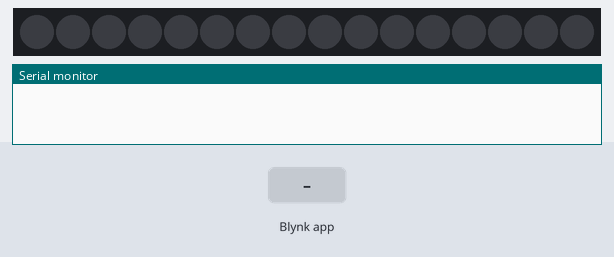
The program below on a simulated ESP8266 (Wemos D1 mini). Shown: 16 RGB LEDs in strip order, left to right, the last lines printed to the serial monitor. The inputs (shaded band) are chosen by the test bench. Dim RGB values are drawn brighter than linear; WiFi joins after 1.5 s; servers stay silent unless stated.

Above: at 3.0 s.
3.1 s: Blynk app writes 0 to V0
4.6 s: Blynk app writes 1 to V0
6.1 s: Blynk app writes 200 to V1
At 6.4 s:
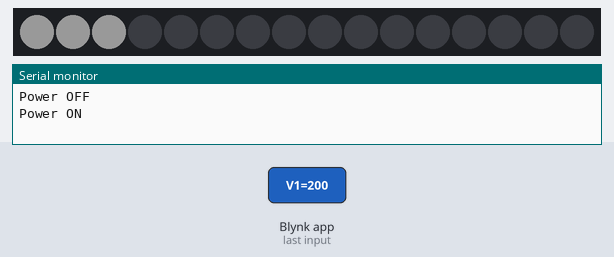
At 8.8 s:
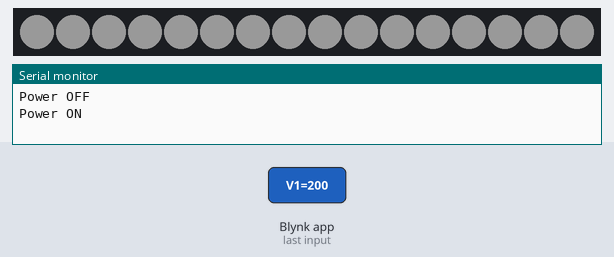
9.1 s: Blynk app writes 1 to V2
At 10.0 s:
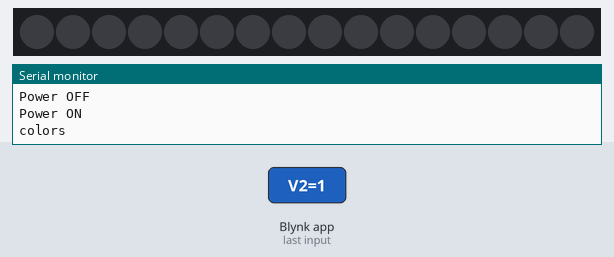
Timing chart, 0 to 12.1 s (numbered marks = the images above; inputs shaded):
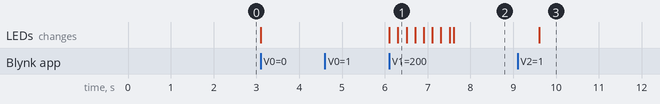

The program:

main.cpp
```cpp
/*******************************************************************
    The sketch uses the Blynk library to control the colors.

    MakeITModena
 *******************************************************************/
#define BLYNK_PRINT Serial

#include <Arduino.h>
#include <BlynkSimpleEsp8266.h>
#include <ESP8266WiFi.h>
#include <FastLED.h>

// --- FastLed ---
#define NUM_LEDS 16  // remeber, use an external power (battery) if u want to use leds>10
#define DATA_PIN D2  // D2
CRGB leds[NUM_LEDS];
#define BRIGHTNESS 128  // 0-255

bool power = 0;


// You should get Auth Token in the Blynk App.
// Go to the Project Settings (nut icon).
char auth[] = "xxxx";

// Your WiFi credentials.
char ssid[] = "makeitmodena";
char pass[] = "password";

// Add a on-off BUTTON Widget and set it to SWITH mode. Choose Virtual Pin V0
BLYNK_WRITE(V0) {
    power = param.asInt();
    if (power == 0) {
        Serial.println("Power OFF");
        for (int i = 0; i < NUM_LEDS; i++)
            leds[i].setRGB(0, 0, 0);
        FastLED.show();
    } else
        Serial.println("Power ON");
}

// Add a BUTTON Widget and set it to SWITH mode. Choose Virtual Pin V2
BLYNK_WRITE(V2) {
    bool button = param.asInt();
    Serial.println("colors");

    // turn off all leds
    for (int i = 0; i < NUM_LEDS; i++) {
        leds[i] = CRGB::Black;
    }
    FastLED.show();

    if (button == 1 && power == 1) {
        for (int flash = 0; flash < 100; flash++) {
            FastLED.setBrightness(flash);
            for (int i = 0; i < NUM_LEDS; i++) {
                leds[i] = CRGB::Red;
            }
            FastLED.show();
        }

        for (int flash = 100; flash > 0; flash--) {
            FastLED.setBrightness(flash);
            for (int i = 0; i < NUM_LEDS; i++) {
                leds[i] = CRGB::Red;
            }
            FastLED.show();
        }
    }

    // turn off all leds
    for (int i = 0; i < NUM_LEDS; i++) {
        leds[i] = CRGB::Black;
    }
    FastLED.show();
}

// Add a zeRGBa Widget and set it to MERGE mode. Choose Virtual Pin V1
BLYNK_WRITE(V1) {
    // turn off all leds
    for (int i = 0; i < NUM_LEDS; i++) {
        leds[i] = CRGB::Black;
    }
    FastLED.show();

    FastLED.setBrightness(BRIGHTNESS);
    if (power == 1) {
        int G = param[0].asInt();
        int R = param[1].asInt();
        int B = param[2].asInt();

        for (int i = 0; i < NUM_LEDS; i++) {
            leds[i].setRGB(R / 4, G / 4, B / 4);
            FastLED.show();
            delay(100);
        }
        // Do something with x and y
        // Serial.print("R = ");
        // Serial.print(R);
        // Serial.print("; G = ");
        // Serial.print(G);
        // Serial.print("; B = ");
        // Serial.print(B);
        // Serial.println();
    }
}

// --- SETUP ---
void setup() {
    Serial.begin(9600);
    FastLED.addLeds<WS2811, DATA_PIN>(leds, NUM_LEDS);
    FastLED.setBrightness(BRIGHTNESS);
    Blynk.begin(auth, ssid, pass);
}

// --- LOOP ---
void loop() {
    Blynk.run();
}
```

Measured:
- after the input at 6.1 s, the LEDs: first change at once (image 1 shows a later state)
- after the input at 9.1 s, the LEDs: change after 0.50 s (image 3)
